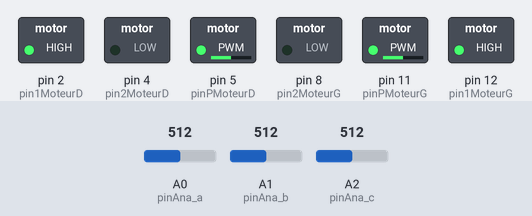
Simulated run of this sketch. Board: Arduino Uno, built with avr-gcc and run on an emulated ATmega328P. Parts: switched loads named in the sketch (green lamp = pin HIGH). The test bench sets the inputs (shaded band); at power-on: A1 (pinAna_b) = 512, A2 (pinAna_c) = 512, A0 (pinAna_a) = 512.

Above: at 1.2 s.
1.3 s: A1 (pinAna_b) set to 524
At 2.5 s:
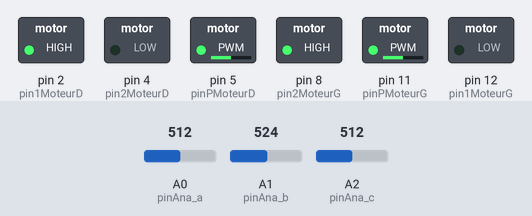
2.8 s: A2 (pinAna_c) set to 535
At 3.6 s:
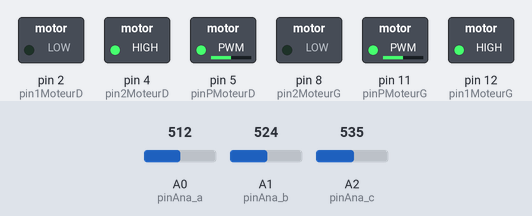
4.3 s: A2 (pinAna_c) set to 511
At 4.7 s:
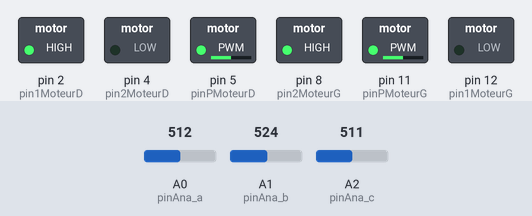
5.8 s: A2 (pinAna_c) set to 716
At 7.1 s:
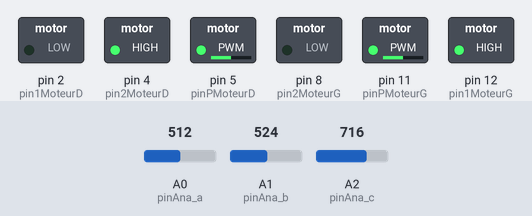
Timing chart, 0 to 8.3 s (numbered marks = the images above; inputs shaded):
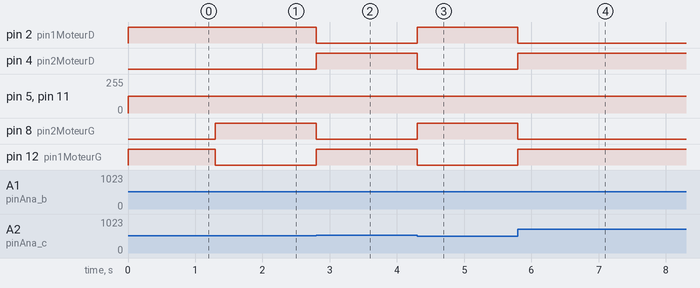

The sketch:

7_La_Lumiere.ino
```cpp
int pin1MoteurG = 12;
int pin2MoteurG = 8;
int pinPMoteurG = 11;
int pin1MoteurD = 2;
int pin2MoteurD = 4;
int pinPMoteurD = 5;
int pinAna_a = A0;
int pinAna_b = A1;
int pinAna_c = A2;

int a,b,c,x,y;
float angle;

void setup() {
  // Configuration des pins moteurs
  pinMode(pin1MoteurG,OUTPUT);
  pinMode(pin2MoteurG,OUTPUT);
  pinMode(pinPMoteurG,OUTPUT);
  pinMode(pin1MoteurD,OUTPUT);
  pinMode(pin2MoteurD,OUTPUT);
  pinMode(pinPMoteurD,OUTPUT);
  // Configuration des pins analogiques
  pinMode(pinAna_a,INPUT);
  pinMode(pinAna_b,INPUT);
  pinMode(pinAna_c,INPUT);
}

void loop() {
  a = analogRead(pinAna_a);
  b = analogRead(pinAna_b);
  c = analogRead(pinAna_c);

  y = a + cos(-2*PI/3)*b + cos(2*PI/3)*c;
  x = 0 + sin(-2*PI/3)*b + sin(2*PI/3)*c;
  angle = atan2(x,y)* (180 / PI);

  if (angle>10) {
    tourneDroite();
  }
  else if (angle<-10) {
    tourneGauche();
  }
  else {
    avance();
  }
}


void dirMoteur(int moteur,int sens,int pourcentage){
  int pin1,etat1,pin2,etat2,pinP,puissance; //variable de la fonction

  if (moteur==1){
    pin1=pin1MoteurG;
    pin2=pin2MoteurG;
    pinP=pinPMoteurG;
  }
  else {
    pin1=pin1MoteurD;
    pin2=pin2MoteurD;
    pinP=pinPMoteurD;
  }
  if (sens==1){
    etat1=1;
    etat2=0;
  }
  else if (sens==-1){
    etat1=0;
    etat2=1;
  }
  else {
    etat1=0;
    etat2=0;
  }
  puissance=map(pourcentage,0,100,0,255);
  analogWrite(pinP,puissance);
  digitalWrite(pin1,etat1);
  digitalWrite(pin2,etat2);
}

void avance(){
    dirMoteur(1,1,50);
    dirMoteur(2,1,50);
}

void tourneDroite(){
    dirMoteur(1,1,50);
    dirMoteur(2,-1,50);
}

void tourneGauche(){
    dirMoteur(1,-1,50);
    dirMoteur(2,1,50);
}
```

Measured:
- the behaviour switches between 513 and 514 on A1 (pinAna_b) (found by bisection; images 0 and 1)
- the behaviour switches between 522 and 523 on A2 (pinAna_c) (found by bisection; images 1 and 2)
- after the input at 1.3 s, pin 8 (pin2MoteurG): LOW → HIGH at once; pin 12 (pin1MoteurG): HIGH → LOW at once
- after the input at 2.8 s, pin 2 (pin1MoteurD), pin 8 (pin2MoteurG): HIGH → LOW at once; pin 4 (pin2MoteurD), pin 12 (pin1MoteurG): LOW → HIGH at once
- after the input at 4.3 s, pin 2 (pin1MoteurD), pin 8 (pin2MoteurG): LOW → HIGH at once; pin 4 (pin2MoteurD), pin 12 (pin1MoteurG): HIGH → LOW at once
- after the input at 5.8 s, pin 2 (pin1MoteurD), pin 8 (pin2MoteurG): HIGH → LOW at once; pin 4 (pin2MoteurD), pin 12 (pin1MoteurG): LOW → HIGH at once
